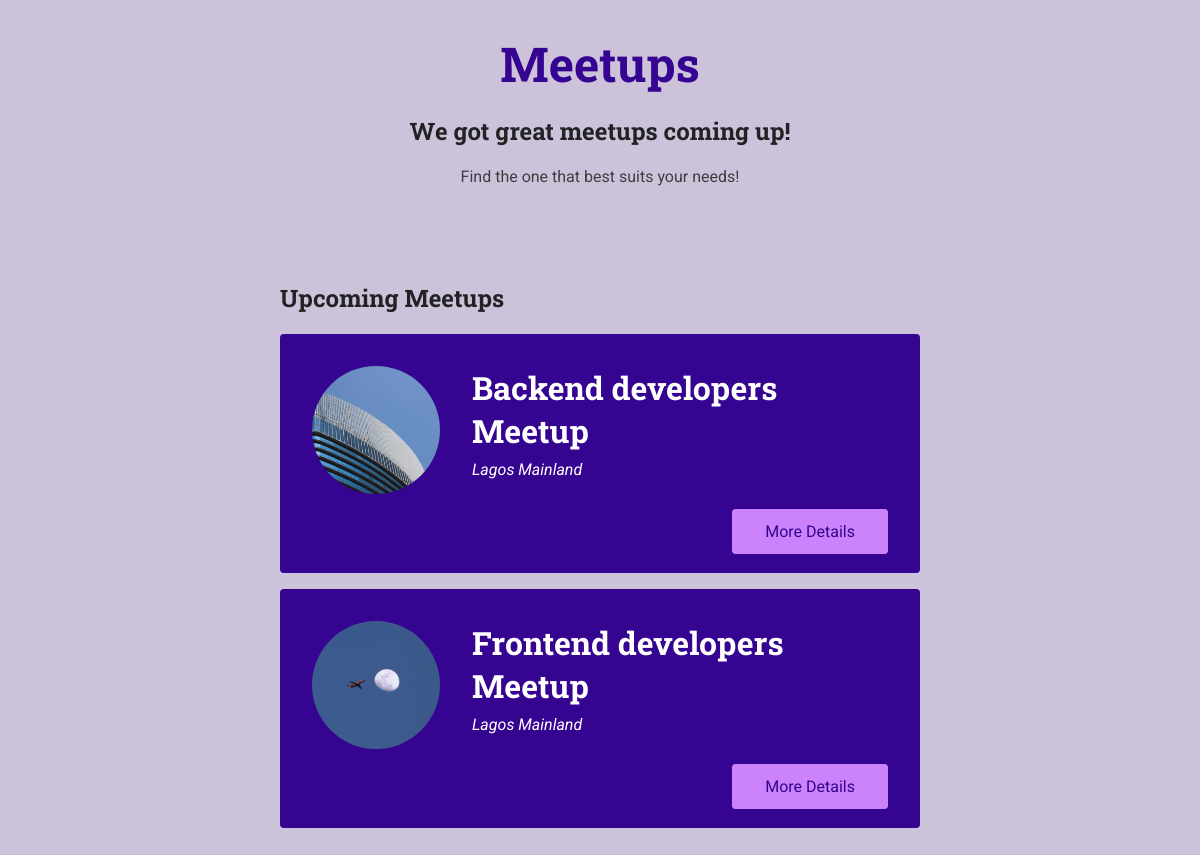
The app's page /meetups/ with its own data.
### meetups/models.py (models this page shows, shortened)
class Meetup(models.Model):
    title = models.CharField(max_length=200)
    organizer_email = models.EmailField()
    date = models.DateField()
    slug = models.SlugField(unique=True)
    description = models.TextField()
    image = models.ImageField(upload_to='images')
    location = models.ForeignKey(Location, on_delete=models.CASCADE)
    participants = models.ManyToManyField(Participant, blank=True, null=True)

### meetups/views.py (the view)
# urls.py: path('', views.index, name='all-meetups'), # our-domain.com/meetups
def index(request):
    meetups = Meetup.objects.all()
    return render(request, 'meetups/index.html', {
        'meetups': meetups
    })

### meetups/templates/meetups/index.html (shortened to what this page needs)
{% extends 'meetups/base/base.html' %}
{% load static %}
{% block site_css %}
<link rel="stylesheet" href="{% static 'meetups/styles/all-meetups.css' %}" />
{% endblock %}
{% block main_heading %}
We got great meetups coming up!
{% endblock %}
{% block header_content %}
<p>Find the one that best suits your needs!</p>
{% endblock %}
{% block body %}
<section>
  <h2>Upcoming Meetups</h2>
  <ol>
    {% for meetup_item in meetups %}
    {% include 'meetups/includes/meetup-item.html' with title=meetup_item.title location="Lagos Mainland" image=meetup_item.image.url  slug=meetup_item.slug %}
    {% endfor %}
  </ol>
</section>
{% endblock %}

### meetups/templates/meetups/includes/meetup-item.html
<li class="meetup-item">
    <article>
      <div class="meetup-summary">
        <div class="meetup-image">
          <img src="{{ image }}" alt="{{ title }}" />
        </div>
        <div class="meetup-details">
          <h3>{{ title }}</h3>
          <address>{{ location }}</address>
        </div>
      </div>
      <div class="meetup-actions">
        <a href="{% url 'meetup-detail' slug %}" class="btn"
          >More Details</a
        >
      </div>
    </article>
  </li>

### meetups/static/meetups/styles/base.css (style rules this page uses)
* { box-sizing: border-box; }
body { font-family: 'Roboto', sans-serif; margin: 0; background-color: #ccc3db; color: #3e3e41; }
h1, h2, h3 { font-family: 'Roboto Slab', sans-serif; color: #222224; }
button, .btn { cursor: pointer; font: inherit; padding: 0.5rem 1.5rem; background-color: #350490; border: 1px solid #350490; color: white; border-radius: 4px; text-decoration: none; }

### meetups/static/meetups/styles/all-meetups.css (style rules this page uses)
section { max-width: 40rem; margin: 3rem auto; }
ol { list-style: none; margin: 0; padding: 0; }
.meetup-item { margin: 1rem 0; background-color: #350490; padding: 2rem; color: white; border-radius: 4px; }
.meetup-summary { display: flex; align-items: flex-start; }
.meetup-image { margin-right: 2rem; }
.meetup-image img { width: 8rem; height: 8rem; object-fit: cover; border-radius: 50%; }
.meetup-details h3 { color: inherit; margin-top: 0; margin-bottom: 0.5rem; font-size: 2rem; }
.meetup-details address { font-style: italic; }
.meetup-actions { margin-top: 1.5rem; text-align: right; }
.meetup-actions .btn { background-color: #cb82fb; border-color: #cb82fb; color: #350490; padding: 0.75rem 2rem; }

### records on screen
Meetup: shows a picture, title "Backend developers Meetup", location "Lagos Mainland"
Meetup: shows a picture, title "Frontend developers Meetup", location "Lagos Mainland"
